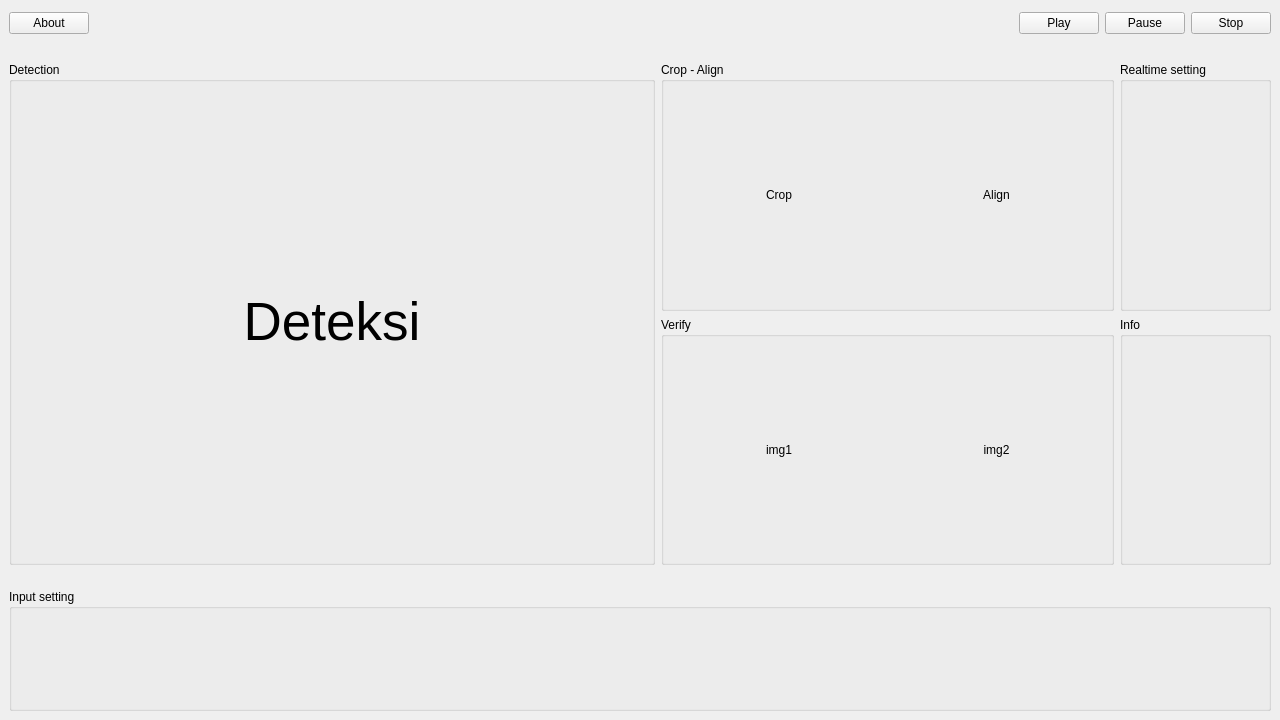
<?xml version="1.0" encoding="UTF-8"?>
<ui version="4.0">
 <class>MainWindow</class>
 <widget class="QMainWindow" name="MainWindow">
  <property name="geometry">
   <rect>
    <x>0</x>
    <y>0</y>
    <width>1280</width>
    <height>720</height>
   </rect>
  </property>
  <property name="windowTitle">
   <string>MainWindow</string>
  </property>
  <widget class="QWidget" name="centralwidget">
   <property name="minimumSize">
    <size>
     <width>1280</width>
     <height>720</height>
    </size>
   </property>
   <layout class="QVBoxLayout" name="verticalLayout" stretch="1,10,3">
    <property name="spacing">
     <number>6</number>
    </property>
    <property name="leftMargin">
     <number>0</number>
    </property>
    <property name="topMargin">
     <number>0</number>
    </property>
    <property name="rightMargin">
     <number>0</number>
    </property>
    <property name="bottomMargin">
     <number>0</number>
    </property>
    <item>
     <widget class="QWidget" name="widget" native="true">
      <layout class="QHBoxLayout" name="horizontalLayout_4">
       <item>
        <widget class="QPushButton" name="pushButton_2">
         <property name="text">
          <string>About</string>
         </property>
        </widget>
       </item>
       <item>
        <spacer name="horizontalSpacer">
         <property name="orientation">
          <enum>Qt::Horizontal</enum>
         </property>
         <property name="sizeHint" stdset="0">
          <size>
           <width>935</width>
           <height>20</height>
          </size>
         </property>
        </spacer>
       </item>
       <item>
        <widget class="QPushButton" name="pushButton_3">
         <property name="text">
          <string>Play</string>
         </property>
         <property name="checkable">
          <bool>false</bool>
         </property>
         <property name="checked">
          <bool>false</bool>
         </property>
        </widget>
       </item>
       <item>
        <widget class="QPushButton" name="pushButton_4">
         <property name="text">
          <string>Pause</string>
         </property>
         <property name="checkable">
          <bool>false</bool>
         </property>
         <property name="checked">
          <bool>false</bool>
         </property>
         <property name="flat">
          <bool>false</bool>
         </property>
        </widget>
       </item>
       <item>
        <widget class="QPushButton" name="pushButton_5">
         <property name="text">
          <string>Stop</string>
         </property>
        </widget>
       </item>
      </layout>
     </widget>
    </item>
    <item>
     <widget class="QWidget" name="widgetRealTime" native="true">
      <layout class="QGridLayout" name="gridLayout" columnstretch="1,3,1">
       <item row="0" column="0" rowspan="2">
        <widget class="QGroupBox" name="boxDeteksi">
         <property name="title">
          <string>Detection</string>
         </property>
         <layout class="QHBoxLayout" name="horizontalLayout">
          <property name="leftMargin">
           <number>0</number>
          </property>
          <property name="topMargin">
           <number>0</number>
          </property>
          <property name="rightMargin">
           <number>0</number>
          </property>
          <property name="bottomMargin">
           <number>0</number>
          </property>
          <item>
           <widget class="QLabel" name="detection">
            <property name="minimumSize">
             <size>
              <width>640</width>
              <height>480</height>
             </size>
            </property>
            <property name="maximumSize">
             <size>
              <width>640</width>
              <height>480</height>
             </size>
            </property>
            <property name="font">
             <font>
              <pointsize>40</pointsize>
             </font>
            </property>
            <property name="autoFillBackground">
             <bool>false</bool>
            </property>
            <property name="text">
             <string>Deteksi</string>
            </property>
            <property name="alignment">
             <set>Qt::AlignCenter</set>
            </property>
           </widget>
          </item>
         </layout>
        </widget>
       </item>
       <item row="0" column="1">
        <widget class="QGroupBox" name="boxCropAlign">
         <property name="title">
          <string>Crop - Align</string>
         </property>
         <layout class="QHBoxLayout" name="horizontalLayout_3">
          <item>
           <widget class="QLabel" name="crop">
            <property name="text">
             <string>Crop</string>
            </property>
            <property name="alignment">
             <set>Qt::AlignCenter</set>
            </property>
           </widget>
          </item>
          <item>
           <widget class="QLabel" name="align">
            <property name="text">
             <string>Align</string>
            </property>
            <property name="alignment">
             <set>Qt::AlignCenter</set>
            </property>
           </widget>
          </item>
         </layout>
        </widget>
       </item>
       <item row="0" column="2">
        <widget class="QGroupBox" name="boxRTSetting">
         <property name="title">
          <string>Realtime setting</string>
         </property>
         <property name="checkable">
          <bool>false</bool>
         </property>
         <property name="checked">
          <bool>false</bool>
         </property>
        </widget>
       </item>
       <item row="1" column="1">
        <widget class="QGroupBox" name="boxVerify">
         <property name="title">
          <string>Verify</string>
         </property>
         <layout class="QHBoxLayout" name="horizontalLayout_2">
          <item>
           <widget class="QLabel" name="img1">
            <property name="text">
             <string>img1</string>
            </property>
            <property name="alignment">
             <set>Qt::AlignCenter</set>
            </property>
           </widget>
          </item>
          <item>
           <widget class="QLabel" name="img2">
            <property name="text">
             <string>img2</string>
            </property>
            <property name="alignment">
             <set>Qt::AlignCenter</set>
            </property>
           </widget>
          </item>
         </layout>
        </widget>
       </item>
       <item row="1" column="2">
        <widget class="QGroupBox" name="boxInfo">
         <property name="title">
          <string>Info</string>
         </property>
        </widget>
       </item>
      </layout>
     </widget>
    </item>
    <item>
     <widget class="QWidget" name="widget_3" native="true">
      <layout class="QHBoxLayout" name="horizontalLayout_5">
       <item>
        <widget class="QGroupBox" name="groupBox">
         <property name="title">
          <string>Input setting</string>
         </property>
        </widget>
       </item>
      </layout>
     </widget>
    </item>
   </layout>
   <zorder>widgetRealTime</zorder>
   <zorder>widget</zorder>
   <zorder>widget_3</zorder>
  </widget>
 </widget>
 <resources/>
 <connections/>
</ui>
